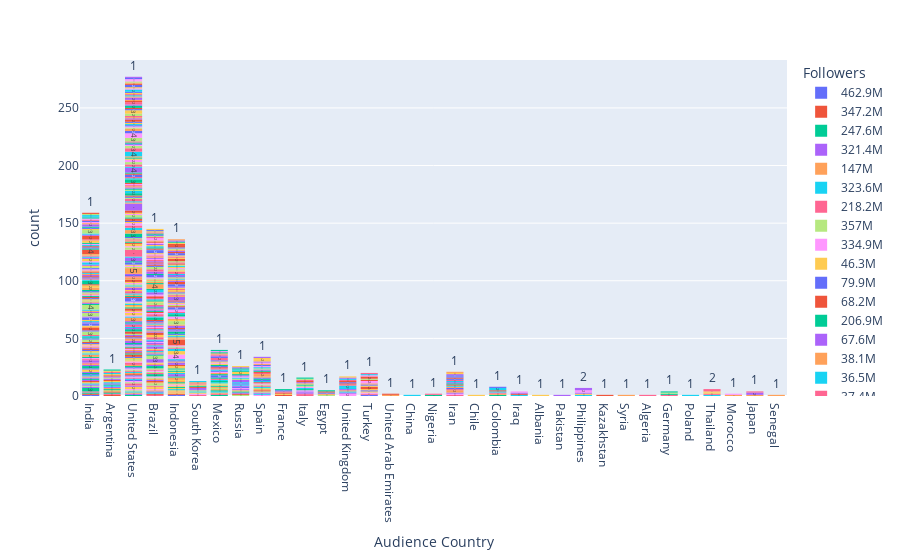

Notebook code cell kept with this figure:
### Markdown cell above
As categorias com a maior quantidade de seguidores são: 
1- música.
2- finanças e economia negócios e carreiras.
3- esporte com bola. 
4- cinema artístico e ator/atriz.

### Code cell
# relação entre pais e seguidores:

grafico = px.histogram(tabela, x="Audience Country", color="Followers", text_auto=True)
grafico.show()
